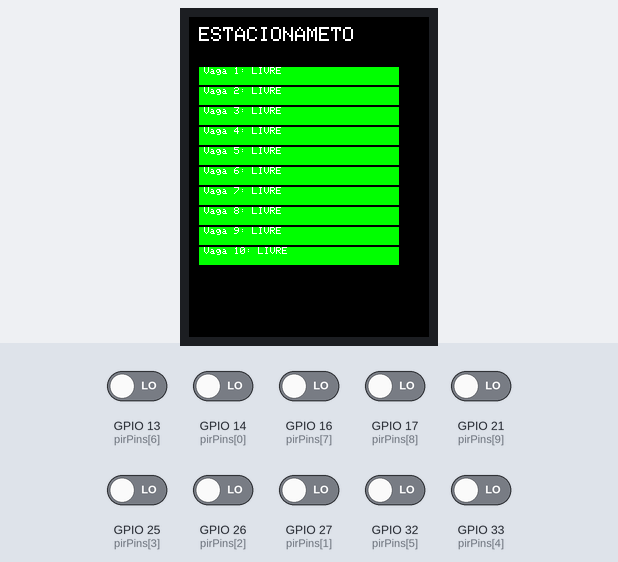
Bench run of a sketch on a simulated ESP32. Shown: 240×320 colour display. The test bench sets the inputs (shaded band); at power-on: GPIO 13 (pirPins[6]), GPIO 14 (pirPins[0]), GPIO 16 (pirPins[7]), GPIO 17 (pirPins[8]), GPIO 21 (pirPins[9]), GPIO 25 (pirPins[3]), GPIO 26 (pirPins[2]), GPIO 27 (pirPins[1]), GPIO 32 (pirPins[5]), GPIO 33 (pirPins[4]) LOW. What the sketch prints to the serial monitor is not drawn.

Above: at 2.4 s.
2.5 s: GPIO 13 (pirPins[6]) driven HIGH
At 3.0 s:
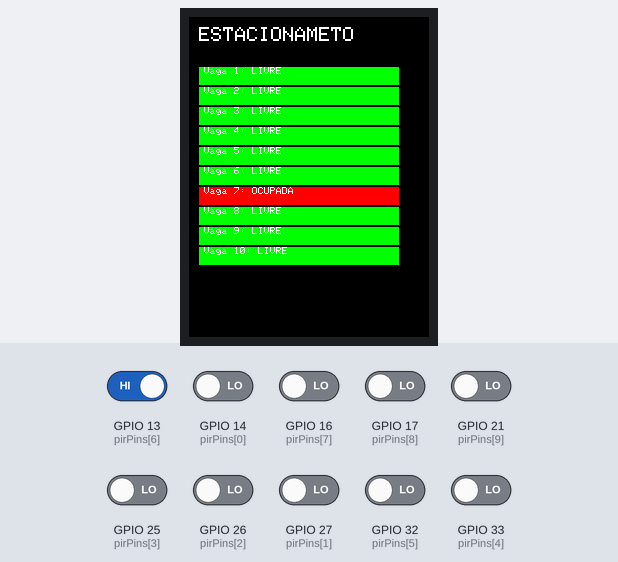
4.0 s: GPIO 14 (pirPins[0]) driven HIGH
At 5.2 s:
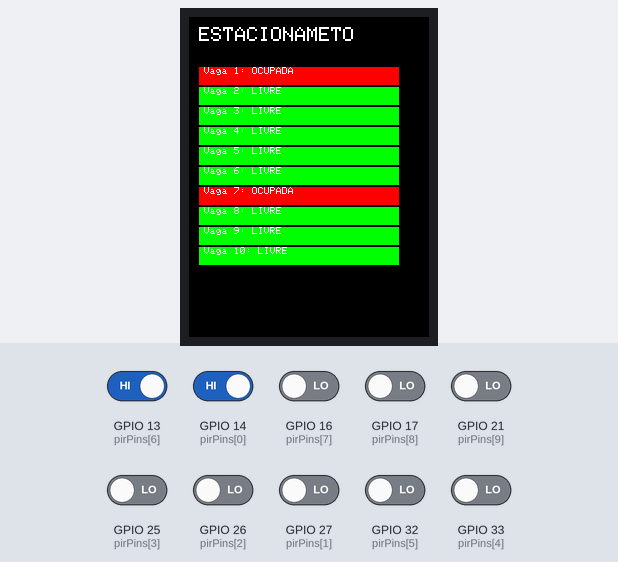
5.8 s: GPIO 16 (pirPins[7]) driven HIGH
At 8.0 s:
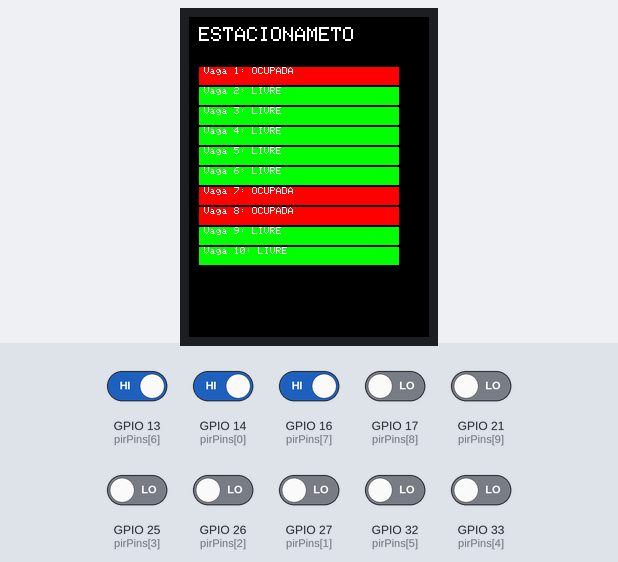
8.3 s: GPIO 17 (pirPins[8]) driven HIGH
At 9.7 s:
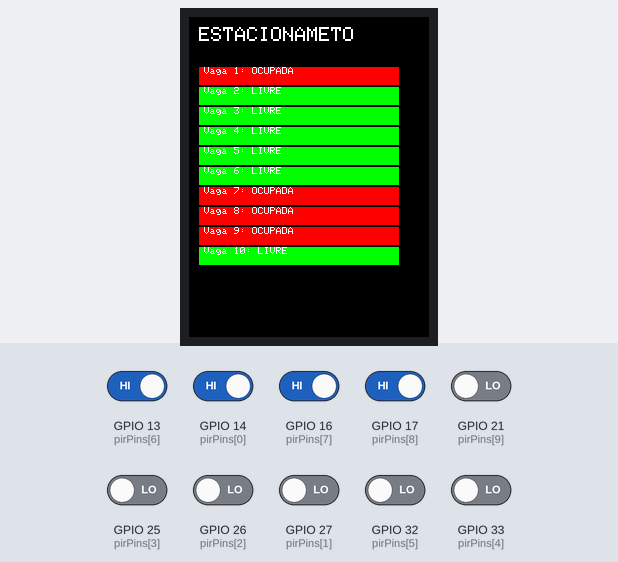
10.4 s: GPIO 21 (pirPins[9]) driven HIGH
At 11.4 s:
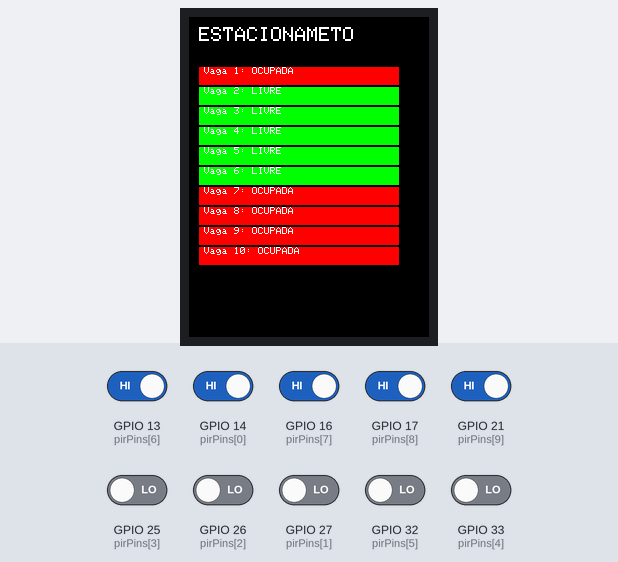
12.5 s: GPIO 25 (pirPins[3]) driven HIGH
At 13.6 s:
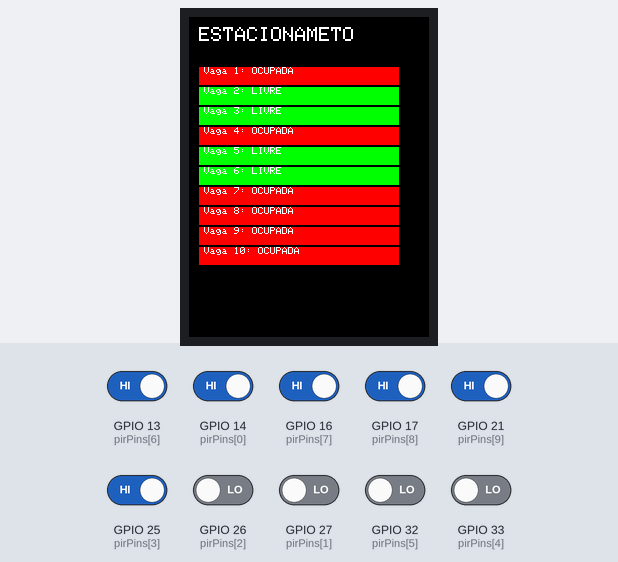
Timing chart, 0 to 15.3 s (numbered marks = the images above; inputs shaded):
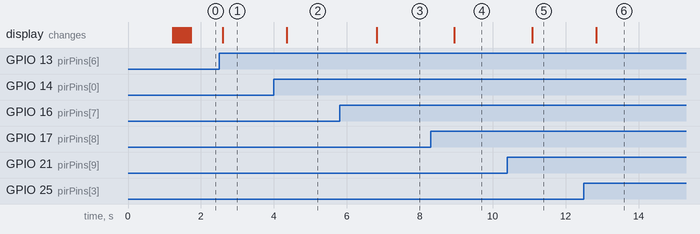

The sketch:

sketch.ino
```cpp
/*06) Crie um sistema para monitorar a disponibilidade de vagas de estacionamento
usando sensores de ultrassom para detectar se uma vaga está ocupada ou não, o
estacionamento possui 10 vagas.*/

#include <Adafruit_GFX.h>
#include <Adafruit_ILI9341.h>
#include <SPI.h>

// Configuração dos pinos (como no seu projeto funcional)
#define TFT_CS   5
#define TFT_DC   2
#define TFT_RST  4

// Pinos dos sensores PIR
const int pirPins[] = {14, 27, 26, 25, 33, 32, 13, 16, 17, 21};

Adafruit_ILI9341 tft = Adafruit_ILI9341(TFT_CS, TFT_DC, TFT_RST);

void setup() {
  Serial.begin(115200);

  // Inicialização do display (modificação para evitar o erro)
  tft.begin();

  // Verificação alternativa
  tft.fillScreen(ILI9341_BLACK);
  tft.setTextSize(2);
  tft.setTextColor(ILI9341_WHITE);
  tft.setCursor(10, 10);
  tft.println("ESTACIONAMETO");
  Serial.println("Display inicializado");

  // Configura sensores PIR
  for (int i = 0; i < 10; i++) {
    pinMode(pirPins[i], INPUT_PULLDOWN);
  }

  delay(1000); // Tempo para estabilização
}

void loop() {
  // Atualização do status das vagas
  for(int i = 0; i < 10; i++) {
    bool ocupada = digitalRead(pirPins[i]);

    // Atualiza display
    tft.fillRect(10, 50 + (i * 20), 200, 18, ocupada ? ILI9341_RED : ILI9341_GREEN);
    tft.setTextSize(1);
    tft.setCursor(15, 50 + (i * 20));
    tft.print("Vaga ");
    tft.print(i + 1);
    tft.print(": ");
    tft.print(ocupada ? "OCUPADA" : "LIVRE  ");

    delay(50); // Pequeno delay entre leituras
  }

  delay(500); // Atualização geral mais lenta
}
```

Measured:
- after the input at 2.5 s, the display: changes after 0.10 s (image 1)
- after the input at 4.0 s, the display: changes after 0.35 s (image 2)
- after the input at 5.8 s, the display: changes after 1.0 s (image 3)
- after the input at 8.3 s, the display: changes after 0.65 s (image 4)
- after the input at 10.4 s, the display: changes after 0.69 s (image 5)
- after the input at 12.5 s, the display: changes after 0.34 s (image 6)
